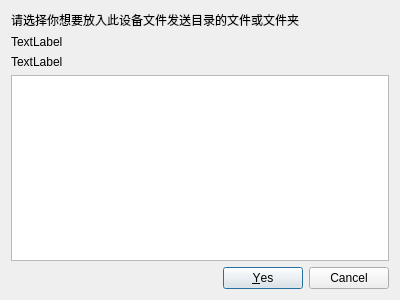
<?xml version="1.0" encoding="UTF-8"?>
<ui version="4.0">
 <class>Dialog_remoteFile</class>
 <widget class="QDialog" name="Dialog_remoteFile">
  <property name="geometry">
   <rect>
    <x>0</x>
    <y>0</y>
    <width>400</width>
    <height>300</height>
   </rect>
  </property>
  <property name="windowTitle">
   <string>Dialog</string>
  </property>
  <layout class="QGridLayout" name="gridLayout">
   <item row="0" column="0">
    <widget class="QLabel" name="label">
     <property name="text">
      <string>请选择你想要放入此设备文件发送目录的文件或文件夹</string>
     </property>
    </widget>
   </item>
   <item row="4" column="0">
    <widget class="QDialogButtonBox" name="buttonBox">
     <property name="standardButtons">
      <set>QDialogButtonBox::Cancel|QDialogButtonBox::Yes</set>
     </property>
    </widget>
   </item>
   <item row="3" column="0">
    <widget class="QListWidget" name="listWidget"/>
   </item>
   <item row="1" column="0">
    <widget class="QLabel" name="label_currentDir">
     <property name="text">
      <string>TextLabel</string>
     </property>
    </widget>
   </item>
   <item row="2" column="0">
    <widget class="QLabel" name="label_status">
     <property name="text">
      <string>TextLabel</string>
     </property>
    </widget>
   </item>
  </layout>
 </widget>
 <resources/>
 <connections/>
</ui>
